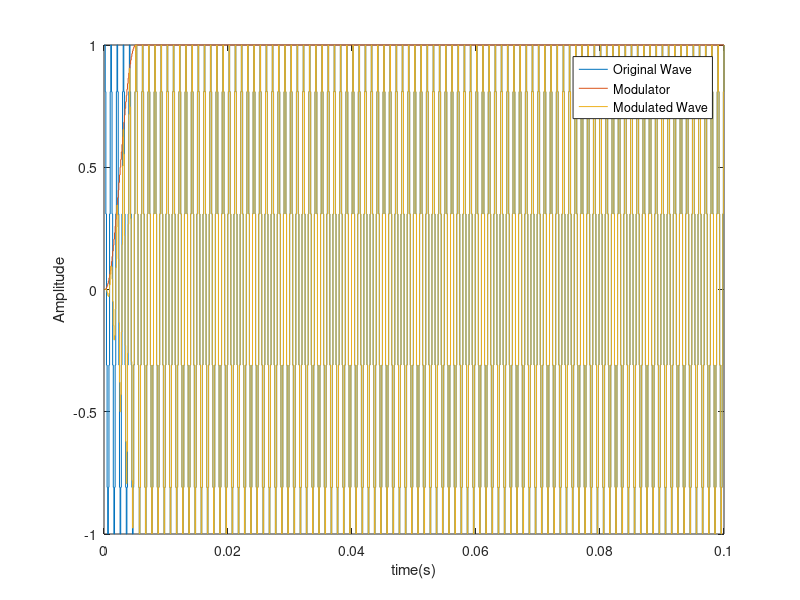
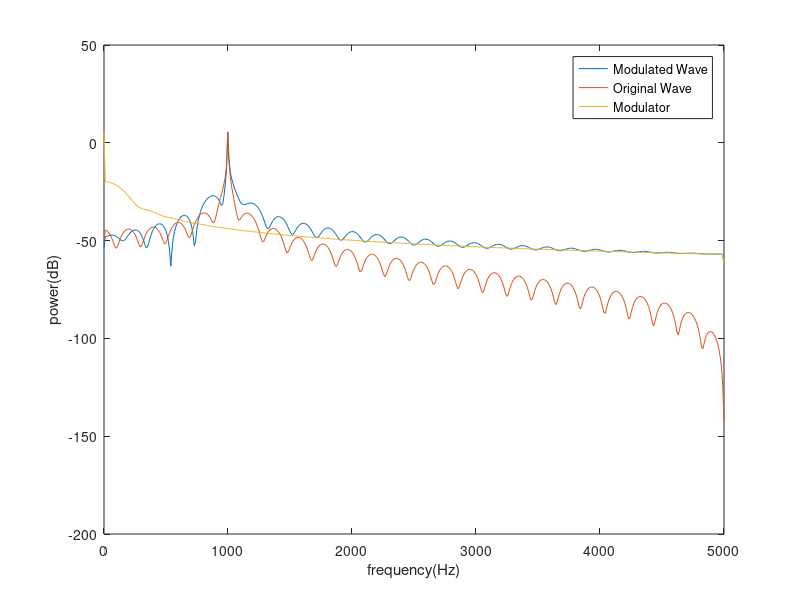

Recreate these plots in MATLAB, in order.
f = 1000;

fc = 100;
mult = 10;
En = 100/f;

t1 = [0:1/(mult*f):1/(2*fc)];
t2 = [1/(2*fc):1/(mult*f):En];
L = length(t1) + length(t2);

[x1, y1] = stairs(cos(2*pi*f*[t1 t2]));
[x2, y2] = stairs([0.5*(1-cos(2*pi*fc*t1)) ones(1,length(t2))]);
x1 = (x1/L)*(En);
x2 = (x2/L)*(En);

figure
plot(x1,y1, x2,y2, x1, y1.*y2);
legend('Original Wave','Modulator','Modulated Wave');
xlabel('time(s)');
ylabel('Amplitude');

figure
Y = fft(y1.*y2);
Y1 = fft(y1);
Y2 = fft(y2);
P2 = abs(Y/L);
P21 = abs(Y1/L);
P22 = abs(Y2/L);
P1 = P2(1:L/2+1);
P11 = P21(1:L/2+1);
P12 = P22(1:L/2+1);
P1(2:end-1) = 2*P1(2:end-1);
P11(2:end-1) = 2*P11(2:end-1);
P12(2:end-1) = 2*P12(2:end-1);
axis = mult*f*(0:(L/2))/L;
plot(axis,20*log10(P1),axis,20*log10(P11),axis,20*log10(P12));
legend('Modulated Wave', 'Original Wave', 'Modulator');
ylabel('power(dB)');
xlabel('frequency(Hz)');

